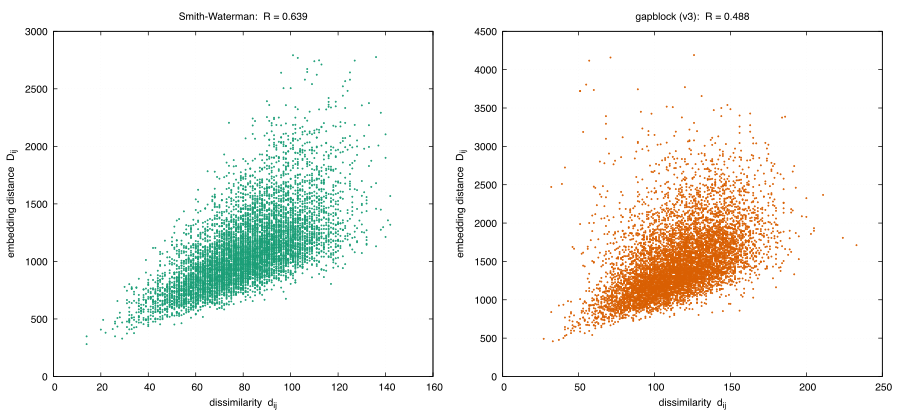

Reproduce this figure in gnuplot.
# S2 / T1: embedding distance D_ij vs dissimilarity d_ij, Smith-Waterman and gapblock.
# Reads appendix/data/s2_{sw,gapblock}.tsv (from gen_theory_data.py). Colours: ColorBrewer
# Dark2 via gnuplot-palettes (set $GNUPLOT_PALETTES, or clone to ../../gnuplot-palettes).
paldir = system("echo ${GNUPLOT_PALETTES:-../../gnuplot-palettes}")
load paldir.'/dark2.pal'

set terminal pdfcairo enhanced font "Helvetica,11" size 9in,4.2in
set output 'fig_s2_correlation.pdf'

r_sw = real(system("grep '^r_sw' data/theory_stats.txt | cut -f2"))
r_gb = real(system("grep '^r_gb' data/theory_stats.txt | cut -f2"))

set multiplot layout 1,2
set grid lc rgb '#e2e2e2'
set xlabel 'dissimilarity  d_{ij}'
set ylabel 'embedding distance  D_{ij}'

set title sprintf('Smith-Waterman:  R = %.3f', r_sw)
plot 'data/s2_sw.tsv' using 1:2 with points ls 1 pt 7 ps 0.15 notitle

set title sprintf('gapblock (v3):  R = %.3f', r_gb)
plot 'data/s2_gapblock.tsv' using 1:2 with points ls 2 pt 7 ps 0.15 notitle
unset multiplot
